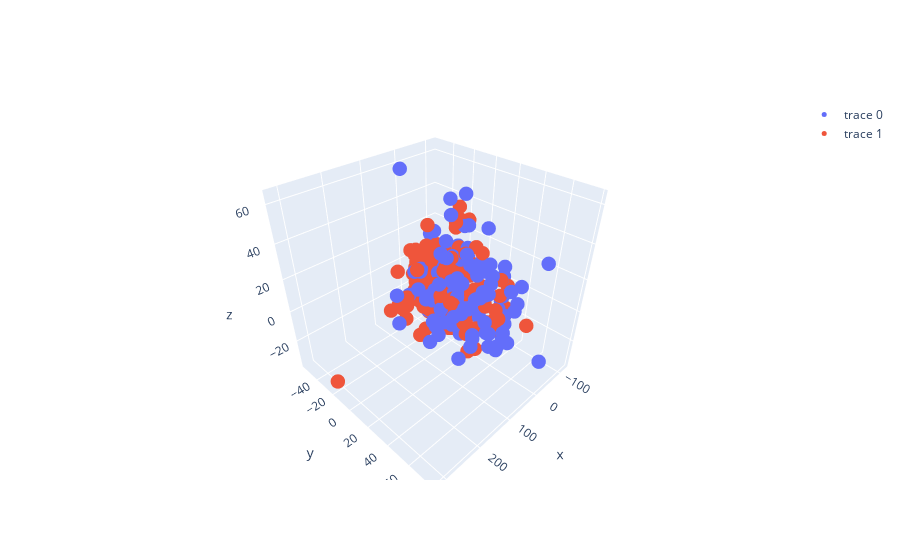

Notebook source saved alongside this figure:
### Code cell
plot_3d(heart_data, 'target')

### Figure 1 — Plotly figure (JSON) as saved in the notebook; plotly's stock layout.template omitted (floating-point values rounded to 4 significant figures; data arrays with more than 128 entries replaced by an {"elided": "..."} marker saying what was removed)
{"data": [{"marker": {"size": 5}, "mode": "markers", "type": "scatter3d", "x": {"elided": "499 float values"}, "y": {"elided": "499 float values"}, "z": {"elided": "499 float values"}}, {"marker": {"size": 5}, "mode": "markers", "type": "scatter3d", "x": {"elided": "526 float values"}, "y": {"elided": "526 float values"}, "z": {"elided": "526 float values"}}], "layout": {}}
